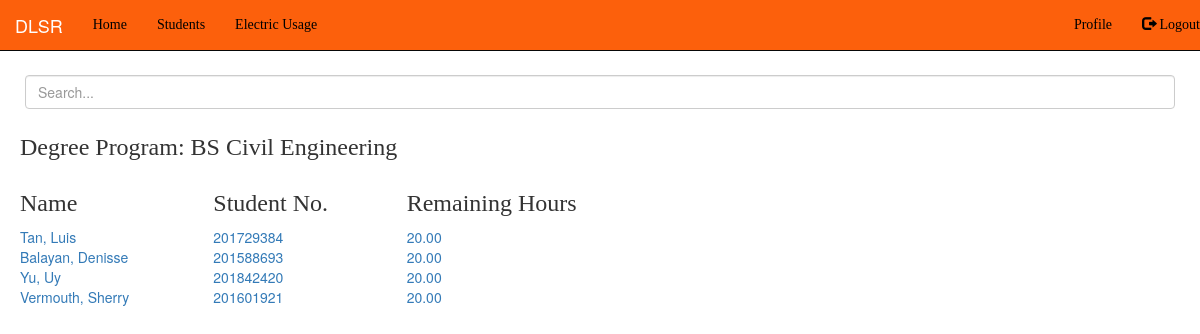
Page /viewing/deg_prog/7/ (signed in) on the earlier database version.
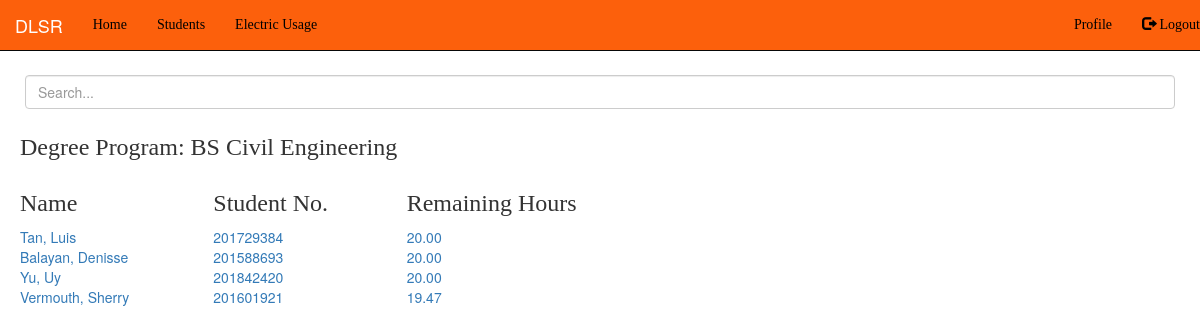
Same page on the later database version.
### viewing/models.py (models this page shows, shortened)
class Student(models.Model):
	last_name = models.CharField(max_length = 30)
	first_name = models.CharField(max_length = 30)
	degree_prog = models.ForeignKey(DegreeProg, on_delete=models.CASCADE)
	student_no = models.IntegerField()
	rem_hours = models.DecimalField(decimal_places=2,max_digits=1000,default=20.0)
	total_elec_usage = models.DecimalField(decimal_places=2,max_digits=1000,default=0)
	pword = models.CharField(max_length = 30, default=randomString(10))

### viewing/views.py (the view)
# urls.py: path('deg_prog/<int:pk>/', login_required(DegProgStudentList.as_view()), name="viewing-DegProgStudentList"),
class DegProgStudentList(ListView):
	template_name = 'viewing/list_students.html'
	model = DegreeProg
	context_object_name = 'students'
	def get_queryset(self):
		self.degree_prog = get_object_or_404(DegreeProg, pk=self.kwargs['pk'])
		return Student.objects.filter( degree_prog = self.degree_prog)

### viewing/models.py (called while the page is built)
	def __str__(self):
		return self.deg_name

### viewing/templates/viewing/list_students.html
{% extends "viewing/base.html" %}
{% block content %}
	<div class="md-form mt-0" id="search-bar">
  		<input class="form-control" type="text" placeholder="Search..." aria-label="Search">
	</div>
	<div>
		<h3>Degree Program: {{ students.0.degree_prog }}</h3>
	</div>
	<div class="row text-left row-no-gutters">
		<div class="col-sm-2"> <h3>Name</h3> </div>
		<div class="col-sm-2"> <h3>Student No.</h3> </div>
		<div class="col-sm-2"> <h3>Remaining Hours</h3> </div>
	</div>
	{% for s in students %}
	<div class="row text-left row-no-gutters" id="row-student">
		<div class="col-sm-2">
			<a href="{% url 'viewing-StudentDetailView' s.id %}">{{ s.last_name }}, {{ s.first_name }}</a>
		</div>
		<div class="col-sm-2">
			<a href="{% url 'viewing-StudentDetailView' s.id %}">{{ s.student_no }}</a>
		</div>
		<div class="col-sm-2">
			<a href="{% url 'viewing-StudentDetailView' s.id %}">{{ s.rem_hours}}</a>
		</div>
	</div>
	{% endfor %}
{% endblock content %}

Differences in the rows shown:
changed Student "Vermouth": rem_hours "20.00" → "19.47"
